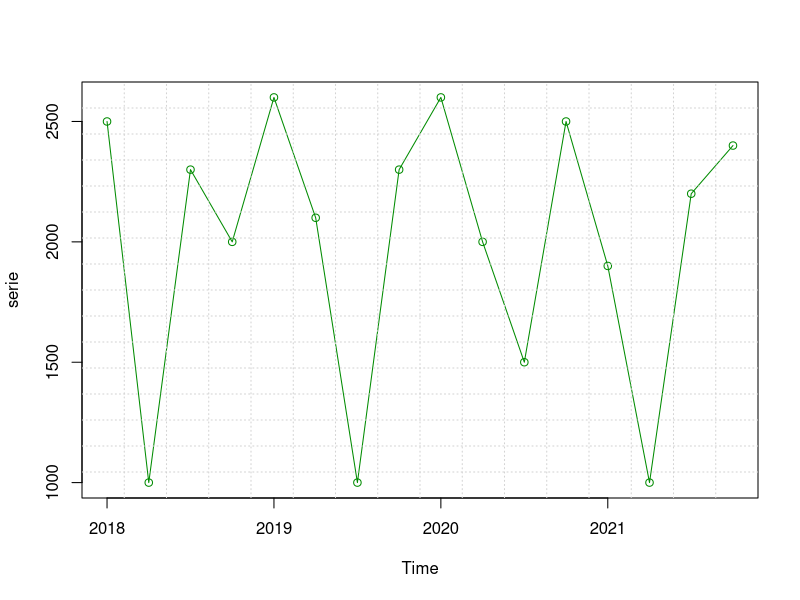
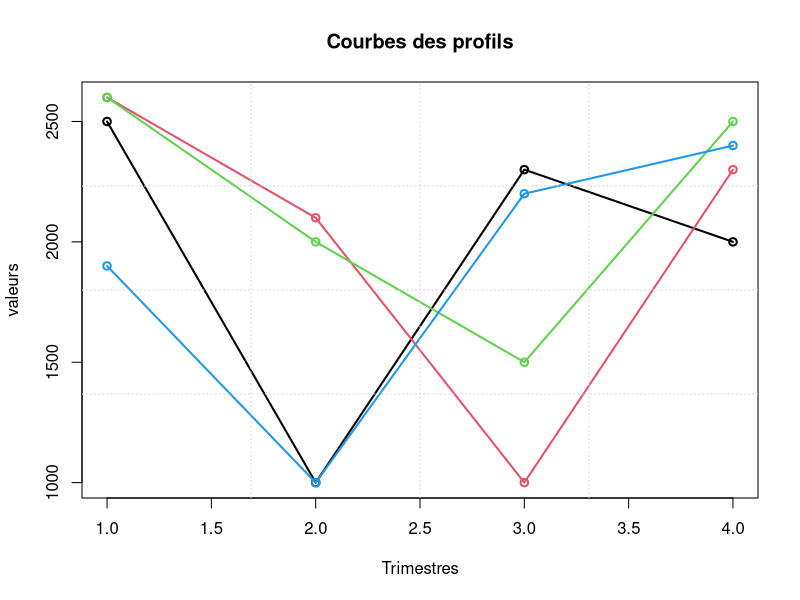
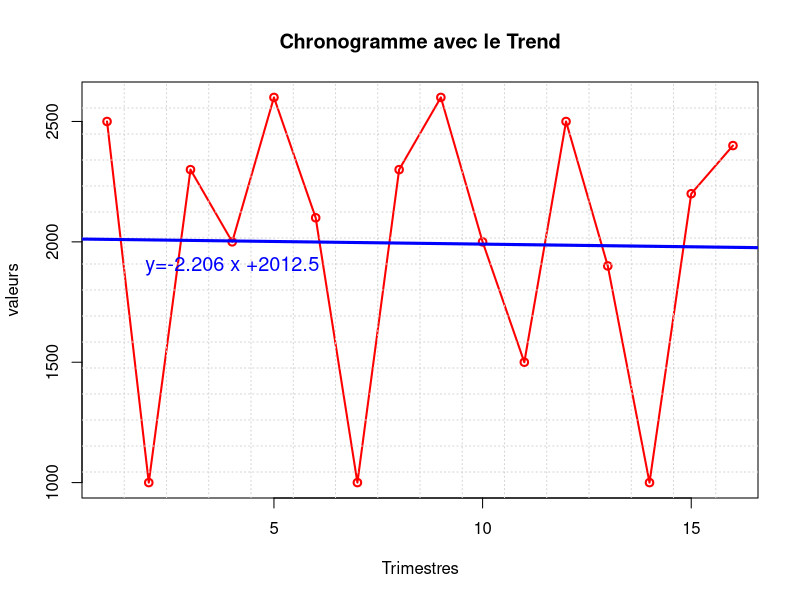
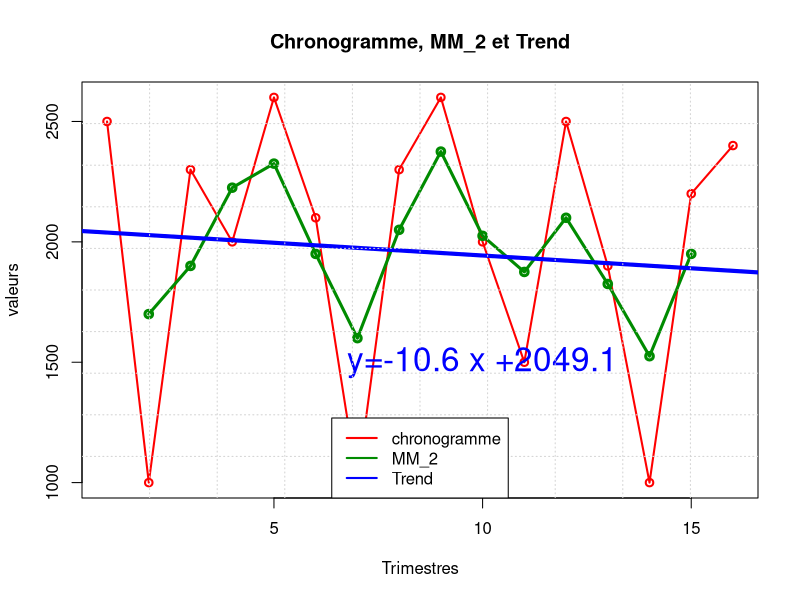
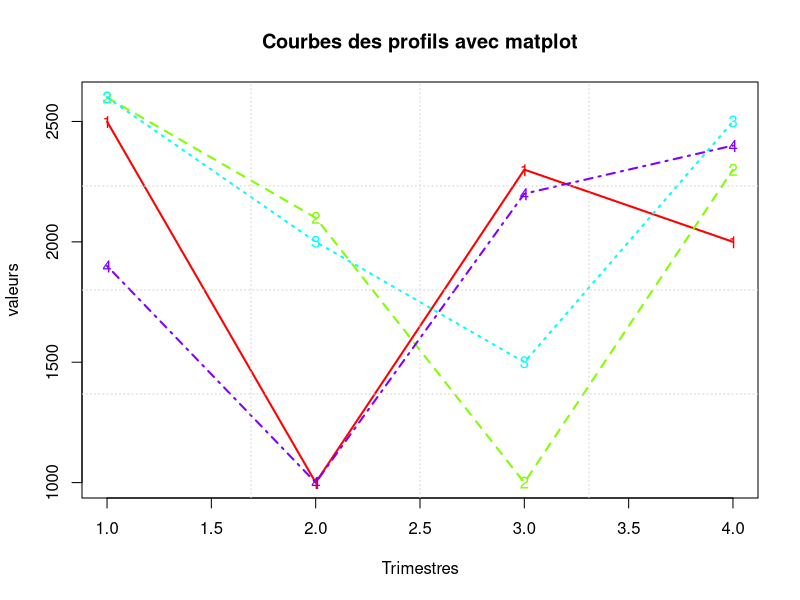

Here is the R script that generated these plots, in order:
library(tidyverse)

# Question 1: Définition des conteneurs
valtrim <- c(2500, 1000, 2300, 2000, 2600, 2100, 1000, 2300, 
             2600, 2000, 1500, 2500, 1900,1000, 2200, 2400)
numtr <- 1:16

# Question 2: Définition de la série chronologique
serie <- ts(valtrim, start=c(2018,1), frequency=4)
serie

# Question 3: le chronogramme
plot(serie, type='o', col='green4')
grid(16)

# Question 4: La création du data.frame
data <- data.frame(numtr, valtrim)
data

# Question 4 : Les courbes des profils
an1 <- serie[1:4]
an2 <- serie[5:8]
an3 <- serie[9:12]
an4 <- serie[13:16]
plot(an1, col=1, lwd=2, type='o', ylim=c(min(valtrim), max(valtrim)), 
     main='Courbes des profils',
     xlab='Trimestres', ylab='valeurs')
lines(an2, col=2 , lwd=2, type='o')
lines(an3, col=3 , lwd=2, type='o')
lines(an4, col=4 , lwd=2, type='o')
grid(4)

# Question 6: Commande et Équation la droite y=-2.206 t + 2012.5
droite <- lm(valtrim ~numtr)
droite
summary(droite) ### commande pour avoir plus d'information sur les coefficients de la droite

## Facultatif : Affichage de la droite sur le chronogramme avec la courbe lissée
plot(data$numtr, data$valtrim, col='red', type='o', lwd=2,
     xlab='Trimestres', ylab='valeurs',
     main='Chronogramme avec le Trend')
grid(16)  
abline(droite, col='blue', lwd=3)
text(4, 1900, "y=-2.206 x +2012.5", col='blue', cex=1.2)

# Question 7 Analyse de la série chronologique
## a) le modèle est multiplicatif car les profils se coupent

## b) Calcul des moyennes mobiles d'ordre 2 et stockage dans data
poids=c(1/4, 1/2, 1/4)
MM_2 <- stats::filter(valtrim, filter=poids, sides =2) ## Calcul des MM_2
data$MM_2 <- MM_2 ## stockage dans la base de données data
data

## c) Détermination du Trend par les MM-2
trend <- lm(data$MM_2~data$numtr)
trend   # le trend est y= -10.6 t +2049.1
summary(trend) ### commande pour avoir plus d'information sur les coefficients de la droite

## d) la pente est négative a= -10.6 la tendance est à la baisse

# Question 8 : Calcul des estimées par le trend
data$vallesti <- -10.6*numtr+2049.1 # calcul des valeurs estimées et stockage dans la base
data

# Question 9: Comparaison des valeurs réelles et des valeurs estimées
## la comparaison est une division des valeurs réelles par les valeurs estimées
data$compare <- round(data$valtrim/data$vallesti,2)      ## valeur à deux décimales et stockage
data
# Question 10: Calcul des coefficients saisonniers et stockage dans la base

## Calcul des coefficients saisonniers
coef_1 <- round((data$compare[1]+data$compare[5]+data$compare[9]+data$compare[13])/4, 2)
coef_2 <- round((data$compare[2]+data$compare[6]+data$compare[10]+data$compare[14])/4, 2)
coef_3 <- round((data$compare[3]+data$compare[7]+data$compare[11]+data$compare[15])/4, 2)
coef_4 <- round((data$compare[4]+data$compare[8]+data$compare[12]+data$compare[16])/4, 2)
cat('les coefficients saisonniers :','\n')
cat(coef_1,' ', coef_2,' ',coef_3,' ', coef_4)
## stockage dans la base
coef_s <- rep(c(coef_1, coef_2, coef_3, coef_4),4) # stockage dans la base
coef_s
data$coef_s <- coef_s
data
# Question 11 : Correction des coefficients saisonniers
## On calcule la moyenne des coefficients saisonnier
moyenne <- mean(data$coef_s)
cat('la moyenne des coefficient saisonniers est :', moyenne,'\n')
cat(' le modèle est multiplicatif')
cat(' Il faut corriger les coefficients saisonniers car leur moyenne est diffirente de 1. ')
# Question Prévision pour le trimestre 2 de l'année 2026
## ce trimestre a pour numéro 34 =16+4*(2025-2021)+2
valeur <- -10.6*34+2049.1
valeur_corrigee <- valeur/coef_2  # car le modèle est multiplicatif
cat("la valeur estimée corrigée pour le trimestre 2 de l' année 2026 est :", valeur_corrigee)
##


## Bonus : Graphique contenant le chronogramme, les MM_2 et le Trend
plot(data$valtrim, col='red', type='o', lwd=2, main="Chronogramme, MM_2 et Trend",
     xlab='Trimestres', ylab='valeurs')
lines(data$MM_2, col='green4', type='o', lwd=3)
abline(a=2049.1, b=-10.6, col='blue', lwd=4)
text(10, 1500, "y=-10.6 x +2049.1", col='blue', cex=2)
grid(10)
legend('bottom',legend=c("chronogramme","MM_2","Trend"), col=c('red','green4','blue'), lwd=2)


## Autre façons de définir les profils avec matplot
profil <- matrix(data$valtrim, nrow=4, byrow=TRUE)
profil
matplot(t(profil), type='o', lwd=2,
        main='Courbes des profils avec matplot',
        xlab='Trimestres', ylab='valeurs', col=rainbow(4))
grid(4)
